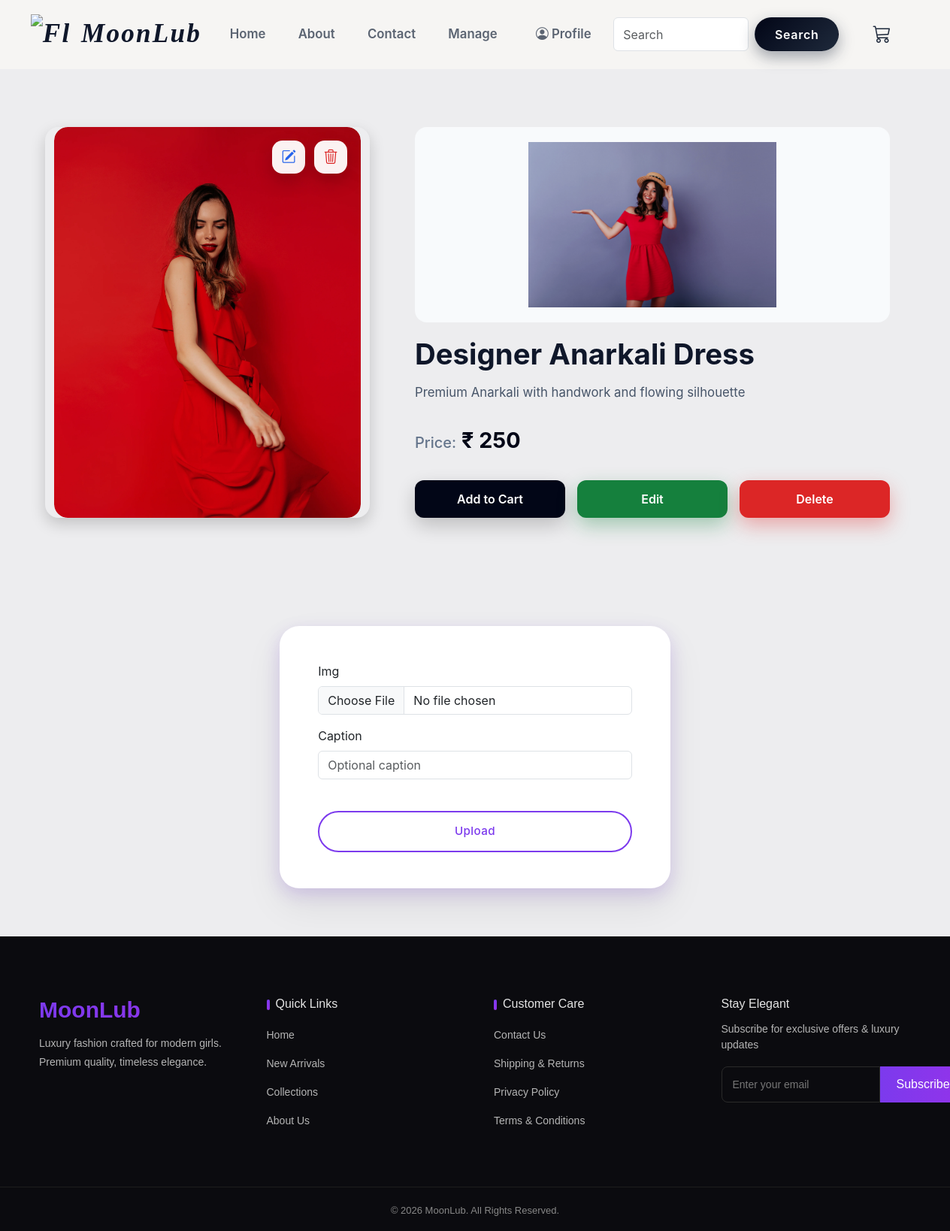
Screenshot of /products/2/ with the database file from the repository.
### products/models.py (models this page shows, shortened)
class ProductImage(models.Model):
    img = models.ImageField(upload_to = 'products/images')
    caption = models.CharField(max_length = 200, blank = True)
    product = models.ForeignKey(Product, on_delete=models.CASCADE, related_name = 'images')
    created_at = models.DateTimeField(auto_now_add = True)
    updated_at = models.DateTimeField(auto_now=True)

class Product(models.Model):
    title = models.CharField(max_length = 255)
    desc = models.TextField(max_length = 500)
    price = models.PositiveIntegerField()
    stock = models.PositiveIntegerField()
    thumbnail = models.ImageField(upload_to = 'products/thumbnails/')
    created_at = models.DateTimeField(auto_now_add = True)
    updated_at = models.DateTimeField(auto_now = True)

### products/views.py (the view, shortened to what this page needs)
# urls.py: path('<int:pk>/', ProductDetail.as_view(), name= 'product_details'),
class ProductDetail(FormMixin, DetailView):
    model = Product
    template_name = 'products/product_details.html'
    context_object_name = 'product'
    form_class = ProductImageForm
    def get_queryset(self):
        return Product.objects.prefetch_related('images')

### products/forms.py
class ProductImageForm(forms.ModelForm):
    class Meta:
        model = ProductImage
        fields = ['img', 'caption']
        widgets = {
            'img': forms.ClearableFileInput(attrs={
                'class': 'form-control'
            }),
            'caption': forms.TextInput(attrs={
                'class': 'form-control',
                'placeholder': 'Optional caption'
            }),
        }

### templates/products/product_details.html (shortened to what this page needs)
{% extends 'base/base.html' %}
{% block content %}
<section class="d-flex row productdetail" data-product-id="{{product.id}}">
    <div id="carouselExample" class="carousel slide col" data-bs-ride="carousel">
        {% include 'products/includes/productImageCarousel.html' %}
    </div>
    <div class="col details">
        <img src="{{product.thumbnail.url}}" alt="">
        <h2>{{product.title}}</h2>
        <p class="desc">{{product.desc}}</p>
        <p class="rs"><span>Price:</span> &#8377; {{product.price}}</p>
        <div class="btns">
            <a href="" class="btn add">Add to Cart</a>
            <a href="{% url 'edit_product' product.pk %}" class="btn edit">Edit</a>
            <a href="{% url 'delete_product' product.pk %}" class="btn delete">Delete</a>
        </div>
    </div>
</section>
<section class="m-3 uploadproductimage">
    <form method="post" enctype="multipart/form-data">
        {% for field in form %}
        {% include 'base/includes/basic_form_field.html' %}
        {% endfor %}
        <button type="submit" class="btn btn-outline-info">Upload</button>
    </form>
</section>
{% endblock %}

### templates/products/includes/productImageCarousel.html (shortened to what this page needs)
<div>
    <div class="carousel-inner">
        <div class="carousel-inner">
            {% if product.images.all %}
            {% for image in product.images.all %}
            <div class="carousel-item {% if forloop.first %}active{% endif %}">
                <img src="{{ image.img.url }}" class="car" alt="{{ product.title }}">
                <div class="carbtns">
                    <a href="{% url 'edit_product_image' image.pk %}" class="icon editcar"><i
                            class="bi bi-pencil-square"></i></a>
                    <a href="{% url 'delete_product_image' image.pk %}" class="icon delcar"><i
                            class="bi bi-trash3"></i></a>
                </div>
            </div>
            {% endfor %}
            {% endif %}
        </div>
    </div>
</div>

### static/css/styles.css (style rules this page uses)
* { margin: 0; padding: 0; box-sizing: border-box; }
body { padding: 89px 0 0 0; font-family: 'Inter', sans-serif; background-color: #ededef; }

### rows the page displays
ProductImage: img (picture)
Product: thumbnail (picture), title "Designer Anarkali Dress", desc "Premium Anarkali with handwork and flowing silhouette", price "250"

### other values shown
{{ field.label }} "Img" "Caption"
